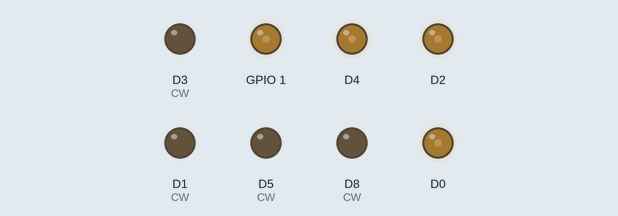
The sketch below on a simulated ESP8266 (NodeMCU). On the bench: output pins drawn as LEDs (lit = HIGH).

Above: at 0.05 s.
At 4.9 s:
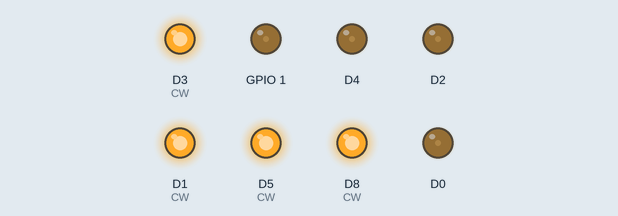
At 9.75 s:
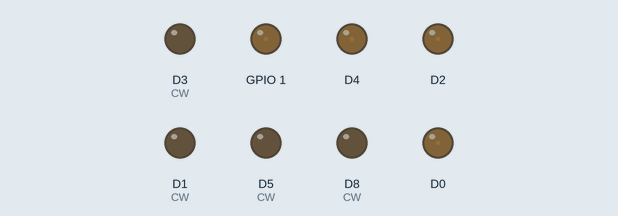
Timing chart, 0 to 16.7 s (numbered marks = the images above):
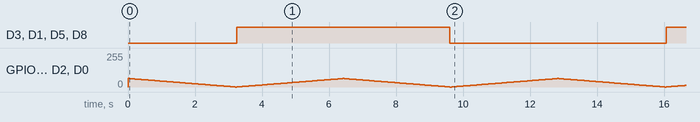

Measured:
- by itself, D3 (CW), D1 (CW), D5 (CW), D8 (CW): alternates HIGH for 6.4 s and LOW for 6.5 s

The sketch:

zikoitikun_v2.ino
```cpp
// (licence header left out)
#include <zikoichi_kun_api_v2.hpp>

void setup() {
  zk_api_v2::setup();
}

void loop() {

  for(int i = -64; i < 64; ++i)
  {
    zk_api_v2::control_motor1(i);
    zk_api_v2::control_motor2(i);
    zk_api_v2::control_motor3(i);
    zk_api_v2::control_motor4(i);
    delay(50);
  }
  for(int i = 64; i > -64; --i)
  {
    zk_api_v2::control_motor1(i);
    zk_api_v2::control_motor2(i);
    zk_api_v2::control_motor3(i);
    zk_api_v2::control_motor4(i);
    delay(50);
  }
}
```

zikoichi_kun_api_v2.hpp
```cpp
// (licence header left out)
#ifndef ZIKOICHI_KUN_API_V2_HPP_
#define ZIKOICHI_KUN_API_V2_HPP_

#include <HardwareSerial.h>

namespace zk_api_v2 {

  HardwareSerial IM920Serial(0);

  inline void setup(void){
    pinMode(D1,OUTPUT); // CW.CCW-1 FR
    pinMode(D3,OUTPUT); // CW.CCW-2 FL
    pinMode(D5,OUTPUT); // CW.CCW-3 RL
    pinMode(D8,OUTPUT); // CW.CCW-4 RR

    IM920Serial.begin(115200, SERIAL_8N1, -1, -1);
  }

  inline void motor1_pwm(int value){
    analogWrite(D0,value);
  }
  inline void motor2_pwm(int value){
    analogWrite(D2,value);
  }
  inline void motor3_pwm(int value){
    analogWrite(D4,value);
  }
  inline void motor4_pwm(int value){
    analogWrite(D10,value);
  }

  inline void motor1_cw_ccw(int status){
    digitalWrite(D1,status);
  }
  inline void motor2_cw_ccw(int status){
    digitalWrite(D3,status);
  }
  inline void motor3_cw_ccw(int status){
    digitalWrite(D5,status);
  }
  inline void motor4_cw_ccw(int status){
    digitalWrite(D8,status);
  }

  inline void control_motor1(int power){
    if(power > 255){power = 255;}
    if(power < -255){power = -255;}

    motor1_pwm(abs(power));

    if(power > 0){
      motor1_cw_ccw(HIGH);
    }else{
      motor1_cw_ccw(LOW);
    }
  }
  inline void control_motor2(int power){
    if(power > 255){power = 255;}
    if(power < -255){power = -255;}

    motor2_pwm(abs(power));

    if(power > 0){
      motor2_cw_ccw(HIGH);
    }else{
      motor2_cw_ccw(LOW);
    }
  }
  inline void control_motor3(int power){
    if(power > 255){power = 255;}
    if(power < -255){power = -255;}

    motor3_pwm(abs(power));

    if(power > 0){
      motor3_cw_ccw(HIGH);
    }else{
      motor3_cw_ccw(LOW);
    }
  }
  inline void control_motor4(int power){
    if(power > 255){power = 255;}
    if(power < -255){power = -255;}

    motor4_pwm(abs(power));

    if(power > 0){
      motor4_cw_ccw(HIGH);
    }else{
      motor4_cw_ccw(LOW);
    }
  }
}
#endif
```
